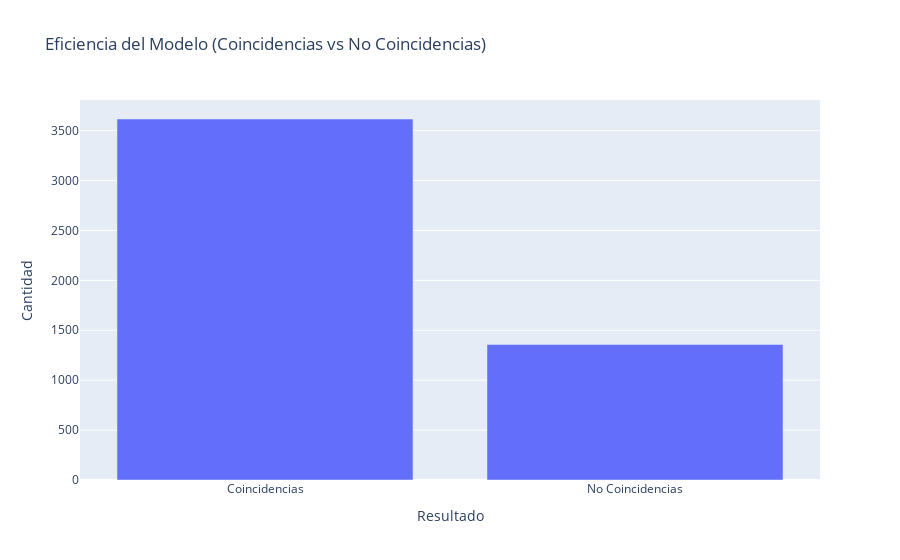

Notebook code for this chart:
### Code cell
# Calcular la cantidad de filas en las que "Wins" y "KNN_Predictions" coinciden
coincidencias = test_data[(test_data["Wins"] == 1) & (test_data["KNN_Predictions"] == 1)]

# Calcular la cantidad de filas en las que "Wins" y "KNN_Predictions" no coinciden
no_coincidencias = test_data[(test_data["Wins"] == 0) & (test_data["KNN_Predictions"] == 1)]

# Crear un DataFrame con los totales
resultados = pd.DataFrame({"Resultado": ["Coincidencias", "No Coincidencias"],
                           "Cantidad": [len(coincidencias), len(no_coincidencias)]})

# Crear un gráfico de barras
fig = px.bar(resultados, x="Resultado", y="Cantidad",
             title="Eficiencia del Modelo (Coincidencias vs No Coincidencias)",
             labels={"Resultado": "Resultado", "Cantidad": "Cantidad"})

# Mostrar el gráfico
fig.show()

### Figure 1 — Plotly figure (JSON) as saved in the notebook; plotly's stock layout.template omitted (floating-point values rounded to 4 significant figures)
{"data": [{"alignmentgroup": "True", "hovertemplate": "Resultado=%{x}<br>Cantidad=%{y}<extra></extra>", "legendgroup": "", "marker": {"color": "#636efa", "pattern": {"shape": ""}}, "name": "", "offsetgroup": "", "orientation": "v", "showlegend": false, "textposition": "auto", "type": "bar", "x": ["Coincidencias", "No Coincidencias"], "xaxis": "x", "y": [3616, 1358], "yaxis": "y"}], "layout": {"barmode": "relative", "legend": {"tracegroupgap": 0}, "title": {"text": "Eficiencia del Modelo (Coincidencias vs No Coincidencias)"}, "xaxis": {"anchor": "y", "domain": [0, 1], "title": {"text": "Resultado"}}, "yaxis": {"anchor": "x", "domain": [0, 1], "title": {"text": "Cantidad"}}}}
